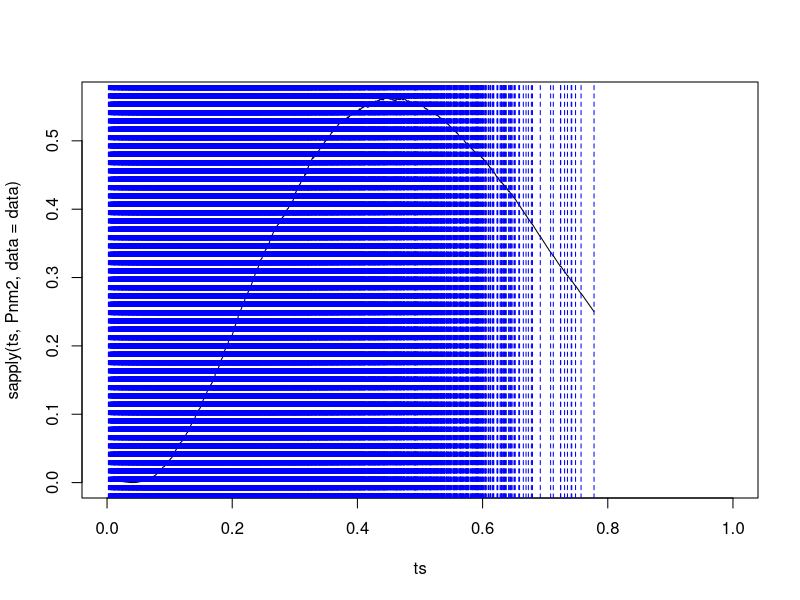
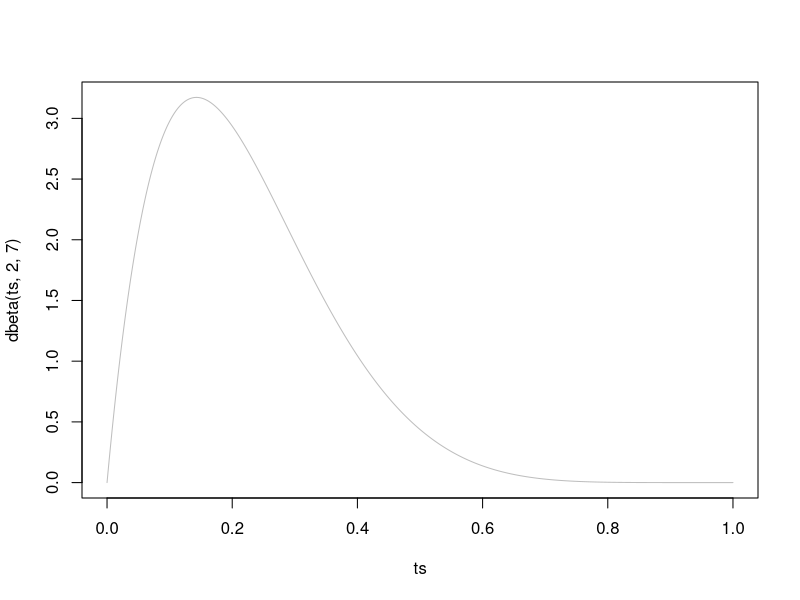

The R script that drew these images, in order: (Note: this script raises an error after producing the figures.)
library(numDeriv)
library(ks)

Pnm2 <- Vectorize(function(q,data){
  k = 2
  n = length(data)
  Pq = sum(data<=q)/n
  dis <- c(log(1-Pq)-log(1-q), log(Pq) - log(q))
  probs <- c(1-Pq,Pq)
  sum(probs*dis)
},vectorize.args="q")

Pnm3 <- Vectorize(function(i){
  q = data[i]
  Pq = i/n
  dis <- c(log(1-Pq)-log(1-q), log(Pq) - log(q))
  probs <- c(1-Pq,Pq)
  sum(probs*dis)
},vectorize.args=c("i"))

Pm2 <- function(q,P){
  k <- length(q)+1
  Pn = P(c(0,q,1))
  q <- c(0,q,1)
  dis <- sapply(1:k,function(i) log(q[i+1]-q[i])-log(Pn[i+1]-Pn[i]))
  probs <- sapply(1:k,function(i) Pn[i+1]-Pn[i])
  -sum(probs*dis)
}


data = rbeta(10000,2,7)
ts = seq(0,1,by=0.0001)
plot(ts,sapply(ts,Pnm2,data=data),type="l")
for (i in data) abline(v=i,lty=2,col="blue")

histt = function(data,q=2){
  
  data = sort(data)
  n = length(data)
  
  Pnm <- Vectorize(function(i){
    q = data[i]
    Pq = i/n
    dis <- c(log(1-Pq)-log(1-q), log(Pq) - log(q))
    probs <- c(1-Pq,Pq)
    sum(probs*dis)
  },vectorize.args=c("i"))
  
  i = which.max(Pnm(1:n))
  val = i/n
  res = data[i]
  c(res,val)
}



plot(ts,dbeta(ts,2,7),xlim=c(0,1),type="l",col="gray")
lines(histogram(data, k=2, method="greedy"),lty=2,col="blue")
lines(histogram(data, k=2, method = "exact"),lty=3,col="black")

ns = (1:1000)*30
true = histt(rbeta(100000,2,7))
res = sapply(ns,function(i) histt(rbeta(i,2,7))-true)
plot(ns,res)

res4 = replicate(10000,histt(rbeta(50000,2,7)))
res2 = replicate(10000,histt(rbeta(1000,2,7)))

#############################
# Simulate brownian motions #
#############################
### put X ~ beta(2,7) and k = 2

#### True values
shape1 = 2
shape2 = 7
P = function(x) pbeta(x,shape1,shape2)
a = optimize(function(x) -Pm2(x,P),interval=c(0,1))$minimum
Fa = P(a)
f = dbeta(a,shape1,shape2)
df = grad(dbeta,a,shape1=shape1,shape2=shape2)

## Calculating the V matrix.
c = df*(log(Fa)-log(1-Fa)-log(a)+log(1-a))-2*f*(1/(1-a)+1/a)+(1-Fa)/(1-a)^2+Fa/a^2
V = matrix(c(c,f/Fa+f/(1-Fa),f/Fa+f/(1-Fa),-1/Fa-1/(1-Fa)),2,2)

# The Brownian motion multiplier
mult = sqrt(f)*abs(log(Fa)-log(1-Fa)-log(a)+log(1-a))

maxxer = function(){
  delta = 0.01
  ts = seq(-1,1,by=delta)
  n = length(ts)
  motion = cumsum(rnorm(n,0,sqrt(delta)))
  grid = expand.grid(ts,ts)
  maxers = apply(grid,1,function(x) 1/2*t(x)%*%V%*%x)+mult*motion
  maxers[is.na(maxers)] = NaN
  maxer = which.max(maxers)
  c(as.matrix(grid[maxer,]))
}

limit_values = replicate(10000,maxxer())

############################################################
# Find the empirical distribution for n = 50,100,1000,5000 #
############################################################


res50 = replicate(60000,histt(rbeta(50,2,7)))
res100 = replicate(60000,histt(rbeta(100,2,7)))
res1000 = replicate(60000,histt(rbeta(1000,2,7)))
res5000 = replicate(60000,histt(rbeta(5000,2,7)))
res10000 = replicate(60000,histt(rbeta(10000,2,7)))
res20000 = replicate(10000,histt(rbeta(20000,2,7)))
res50000 = replicate(10000,histt(rbeta(50000,2,7)))
res100000 = replicate(10000,histt(rbeta(100000,2,7)))

#################
# Plots come!!! #
#################

# First coord.
par(mfrow=c(2,3))
plot(density(limit_values[1,]),col="blue")
lines(density((50)^(1/3)*(res50[1,]-a)),lty=2)

plot(density(limit_values[1,]),col="blue")
lines(density((100)^(1/3)*(res100[1,]-a)),lty=2)

plot(density(limit_values[1,]),col="blue")
lines(density((1000)^(1/3)*(res1000[1,]-a)),lty=2)

plot(density(limit_values[1,]),col="blue")
lines(density((5000)^(1/3)*(res5000[1,]-a)),lty=2)

plot(density(limit_values[1,],adjust=2),col="blue")
lines(density((10000)^(1/3)*(res10000[1,]-a)),lty=2)

# Second coord.
plot(density(limit_values[2,],adjust=2),col="blue")
lines(density((50)^(1/3)*(res50[2,]-Fa),adjust=3),lty=2)

plot(density(limit_values[2,],adjust=2),col="blue")
lines(density((100)^(1/3)*(res100[2,]-Fa),adjust=3),lty=2)

plot(density(limit_values[2,],adjust=2),col="blue")
lines(density((1000)^(1/3)*(res1000[2,]-Fa)),lty=2)

plot(density(limit_values[2,],adjust=2),col="blue")
lines(density((5000)^(1/3)*(res5000[2,]-Fa)),lty=2)

plot(density(limit_values[2,]),col="blue")
lines(density((50000)^(1/3)*(res50000[2,]-Fa)),lty=2)
